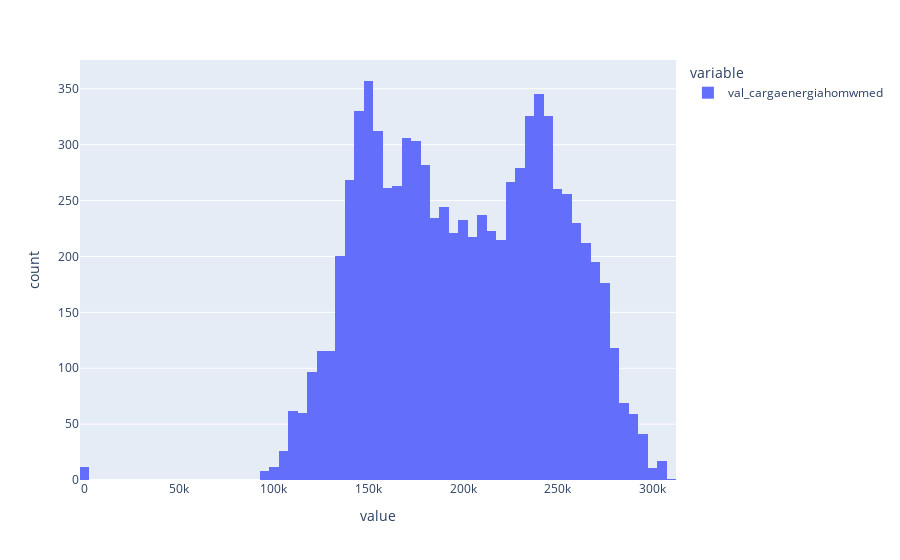

Notebook code for this chart:
### Code cell
px.histogram(carga_diaria)

### Figure 1 — Plotly figure (JSON) as saved in the notebook; plotly's stock layout.template omitted (floating-point values rounded to 4 significant figures; data arrays with more than 128 entries replaced by an {"elided": "..."} marker saying what was removed)
{"data": [{"alignmentgroup": "True", "bingroup": "x", "hovertemplate": "variable=val_cargaenergiahomwmed<br>value=%{x}<br>count=%{y}<extra></extra>", "legendgroup": "val_cargaenergiahomwmed", "marker": {"color": "#636efa", "pattern": {"shape": ""}}, "name": "val_cargaenergiahomwmed", "offsetgroup": "val_cargaenergiahomwmed", "orientation": "v", "showlegend": true, "type": "histogram", "x": {"elided": "8401 float values"}, "xaxis": "x", "yaxis": "y"}], "layout": {"barmode": "relative", "legend": {"title": {"text": "variable"}, "tracegroupgap": 0}, "margin": {"t": 60}, "xaxis": {"anchor": "y", "domain": [0, 1], "title": {"text": "value"}}, "yaxis": {"anchor": "x", "domain": [0, 1], "title": {"text": "count"}}}}
